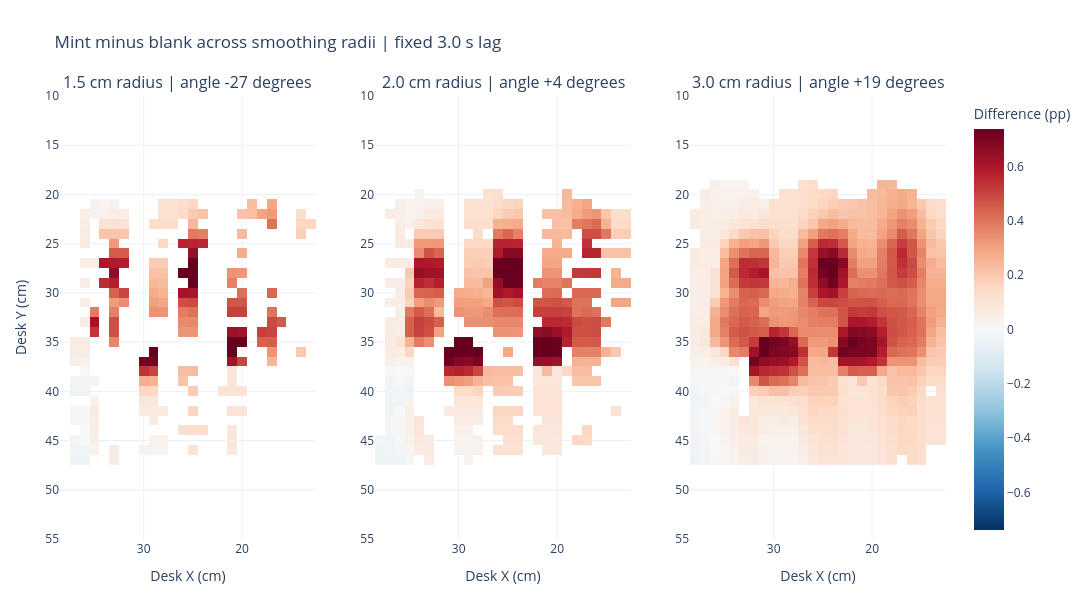

Notebook source saved alongside this figure:
### Markdown cell above
### 4. Smoothing sensitivity

The direct subtraction is recalculated at 1.5, 2.0, and 3.0 cm radii. A smaller radius leaves more missing cells but makes fewer assumptions between measurements. Orientation uses the response-weighted principal axis of the strongest positive quarter of each difference map; 0 degrees is horizontal along Desk X and 90 degrees is vertical.

### Code cell
def smooth_response_grid(points, radius_cm):
    sigma_cm = radius_cm * SMOOTH_SIGMA_CM / SMOOTH_RADIUS_CM
    grid = []
    for gy in GRID_Y:
        grid_row = []
        for gx in GRID_X:
            nearby = []
            for point in points:
                distance_sq = (point['x'] - gx) ** 2 + (point['y'] - gy) ** 2
                if distance_sq <= radius_cm ** 2:
                    nearby.append((math.exp(-distance_sq / (2 * sigma_cm ** 2)), point['response']))
            grid_row.append(None if len(nearby) < 2 else sum(weight * value for weight, value in nearby) / sum(weight for weight, _ in nearby))
        grid.append(grid_row)
    return grid

def paired_difference(rows_blank, rows_mint, radius_cm):
    blank = smooth_response_grid(rows_blank, radius_cm)
    mint = smooth_response_grid(rows_mint, radius_cm)
    difference = []
    for blank_row, mint_row in zip(blank, mint):
        difference.append([
            None if blank_value is None or mint_value is None else mint_value - blank_value
            for blank_value, mint_value in zip(blank_row, mint_row)
        ])
    return difference

def hotspot_orientation(grid):
    positive = [value for row in grid for value in row if value is not None and value > 0]
    if len(positive) < 4:
        return {'angle': float('nan'), 'elongation': float('nan'), 'cells': len(positive), 'center_x': float('nan'), 'center_y': float('nan')}
    threshold = percentile(positive, 0.75)
    points = []
    for gy, row in zip(GRID_Y, grid):
        for gx, value in zip(GRID_X, row):
            if value is not None and value >= threshold:
                points.append((gx, gy, max(value - threshold, 1e-9)))
    weight_sum = sum(weight for _, _, weight in points)
    mean_x = sum(x * weight for x, _, weight in points) / weight_sum
    mean_y = sum(y * weight for _, y, weight in points) / weight_sum
    covariance_xx = sum(weight * (x - mean_x) ** 2 for x, _, weight in points) / weight_sum
    covariance_yy = sum(weight * (y - mean_y) ** 2 for _, y, weight in points) / weight_sum
    covariance_xy = sum(weight * (x - mean_x) * (y - mean_y) for x, y, weight in points) / weight_sum
    angle = math.degrees(0.5 * math.atan2(2 * covariance_xy, covariance_xx - covariance_yy))
    if angle > 90:
        angle -= 180
    if angle <= -90:
        angle += 180
    trace = covariance_xx + covariance_yy
    spread = math.sqrt(max(0, ((covariance_xx - covariance_yy) / 2) ** 2 + covariance_xy ** 2))
    major = trace / 2 + spread
    minor = trace / 2 - spread
    elongation = math.sqrt(major / minor) if minor > 0 else float('inf')
    return {'angle': angle, 'elongation': elongation, 'cells': len(points), 'center_x': mean_x, 'center_y': mean_y}

SMOOTHING_RADII = (1.5, 2.0, 3.0)
smoothing_grids = {radius: paired_difference(diagnostic_rows['Blank'], diagnostic_rows['Mint'], radius) for radius in SMOOTHING_RADII}
smoothing_metrics = {}
all_smoothing_values = []
for radius, grid in smoothing_grids.items():
    values = [value for row in grid for value in row if value is not None]
    all_smoothing_values.extend(values)
    smoothing_metrics[radius] = {
        **hotspot_orientation(grid), 'supported': len(values),
        'positive_fraction': sum(value > 0 for value in values) / len(values),
        'median': statistics.median(values),
    }
smoothing_limit = percentile([abs(value) for value in all_smoothing_values], 0.98)
fig_smoothing = make_subplots(rows=1, cols=3, subplot_titles=[
    f'{radius:.1f} cm radius | angle {smoothing_metrics[radius]["angle"]:+.0f} degrees' for radius in SMOOTHING_RADII
])
for column, radius in enumerate(SMOOTHING_RADII, start=1):
    fig_smoothing.add_trace(go.Heatmap(
        x=GRID_X, y=GRID_Y, z=smoothing_grids[radius], coloraxis='coloraxis',
        hovertemplate='X %{x:.1f} cm<br>Y %{y:.1f} cm<br>Mint - blank %{z:+.3f} pp<extra></extra>',
    ), row=1, col=column)
    fig_smoothing.update_xaxes(title_text='Desk X (cm)', autorange='reversed', row=1, col=column)
fig_smoothing.update_yaxes(title_text='Desk Y (cm)', autorange='reversed', scaleanchor='x', scaleratio=1, row=1, col=1)
fig_smoothing.update_yaxes(autorange='reversed', scaleanchor='x2', scaleratio=1, row=1, col=2)
fig_smoothing.update_yaxes(autorange='reversed', scaleanchor='x3', scaleratio=1, row=1, col=3)
fig_smoothing.update_layout(
    title='Mint minus blank across smoothing radii | fixed 3.0 s lag', width=1450, height=600, template='plotly_white',
    coloraxis=dict(colorscale='RdBu_r', cmin=-smoothing_limit, cmax=smoothing_limit, colorbar=dict(title='Difference (pp)')),
    margin=dict(l=60, r=145, t=95, b=60),
)
fig_smoothing.show()
display(Markdown('| Radius | Supported cells | Positive | Median difference | Hotspot center X, Y | Hotspot angle | Elongation |\n|---:|---:|---:|---:|---:|---:|---:|\n' + '\n'.join(
    f"| {radius:.1f} cm | {metrics['supported']} | {100 * metrics['positive_fraction']:.1f}% | {metrics['median']:.3f} pp | {metrics['center_x']:.1f}, {metrics['center_y']:.1f} cm | {metrics['angle']:+.1f} deg | {metrics['elongation']:.2f}x |"
    for radius, metrics in smoothing_metrics.items()
)))

### Figure 1 — Plotly figure (JSON) as saved in the notebook; plotly's stock layout.template omitted (floating-point values rounded to 4 significant figures; data arrays with more than 128 entries replaced by an {"elided": "..."} marker saying what was removed)
{"data": [{"coloraxis": "coloraxis", "hovertemplate": "X %{x:.1f} cm<br>Y %{y:.1f} cm<br>Mint - blank %{z:+.3f} pp<extra></extra>", "type": "heatmap", "x": [13.0, 14.0, 15.0, 16.0, 17.0, 18.0, 19.0, 20.0, 21.0, 22.0, 23.0, 24.0, 25.0, 26.0, 27.0, 28.0, 29.0, 30.0, 31.0, 32.0, 33.0, 34.0, 35.0, 36.0, 37.0, 38.0], "xaxis": "x", "y": [18.0, 19.0, 20.0, 21.0, 22.0, 23.0, 24.0, 25.0, 26.0, 27.0, 28.0, 29.0, 30.0, 31.0, 32.0, 33.0, 34.0, 35.0, 36.0, 37.0, 38.0, 39.0, 40.0, 41.0, 42.0, 43.0, 44.0, 45.0, 46.0, 47.0], "yaxis": "y", "z": {"elided": "30x26 float values"}}, {"coloraxis": "coloraxis", "hovertemplate": "X %{x:.1f} cm<br>Y %{y:.1f} cm<br>Mint - blank %{z:+.3f} pp<extra></extra>", "type": "heatmap", "x": [13.0, 14.0, 15.0, 16.0, 17.0, 18.0, 19.0, 20.0, 21.0, 22.0, 23.0, 24.0, 25.0, 26.0, 27.0, 28.0, 29.0, 30.0, 31.0, 32.0, 33.0, 34.0, 35.0, 36.0, 37.0, 38.0], "xaxis": "x2", "y": [18.0, 19.0, 20.0, 21.0, 22.0, 23.0, 24.0, 25.0, 26.0, 27.0, 28.0, 29.0, 30.0, 31.0, 32.0, 33.0, 34.0, 35.0, 36.0, 37.0, 38.0, 39.0, 40.0, 41.0, 42.0, 43.0, 44.0, 45.0, 46.0, 47.0], "yaxis": "y2", "z": {"elided": "30x26 float values"}}, {"coloraxis": "coloraxis", "hovertemplate": "X %{x:.1f} cm<br>Y %{y:.1f} cm<br>Mint - blank %{z:+.3f} pp<extra></extra>", "type": "heatmap", "x": [13.0, 14.0, 15.0, 16.0, 17.0, 18.0, 19.0, 20.0, 21.0, 22.0, 23.0, 24.0, 25.0, 26.0, 27.0, 28.0, 29.0, 30.0, 31.0, 32.0, 33.0, 34.0, 35.0, 36.0, 37.0, 38.0], "xaxis": "x3", "y": [18.0, 19.0, 20.0, 21.0, 22.0, 23.0, 24.0, 25.0, 26.0, 27.0, 28.0, 29.0, 30.0, 31.0, 32.0, 33.0, 34.0, 35.0, 36.0, 37.0, 38.0, 39.0, 40.0, 41.0, 42.0, 43.0, 44.0, 45.0, 46.0, 47.0], "yaxis": "y3", "z": {"elided": "30x26 float values"}}], "layout": {"annotations": [{"font": {"size": 16}, "showarrow": false, "text": "1.5 cm radius | angle -27 degrees", "x": 0.1444, "xanchor": "center", "xref": "paper", "y": 1.0, "yanchor": "bottom", "yref": "paper"}, {"font": {"size": 16}, "showarrow": false, "text": "2.0 cm radius | angle +4 degrees", "x": 0.5, "xanchor": "center", "xref": "paper", "y": 1.0, "yanchor": "bottom", "yref": "paper"}, {"font": {"size": 16}, "showarrow": false, "text": "3.0 cm radius | angle +19 degrees", "x": 0.8556, "xanchor": "center", "xref": "paper", "y": 1.0, "yanchor": "bottom", "yref": "paper"}], "coloraxis": {"cmax": 0.7374, "cmin": -0.7374, "colorbar": {"title": {"text": "Difference (pp)"}}, "colorscale": [[0.0, "rgb(5,48,97)"], [0.1, "rgb(33,102,172)"], [0.2, "rgb(67,147,195)"], [0.3, "rgb(146,197,222)"], [0.4, "rgb(209,229,240)"], [0.5, "rgb(247,247,247)"], [0.6, "rgb(253,219,199)"], [0.7, "rgb(244,165,130)"], [0.8, "rgb(214,96,77)"], [0.9, "rgb(178,24,43)"], [1.0, "rgb(103,0,31)"]]}, "height": 600, "margin": {"b": 60, "l": 60, "r": 145, "t": 95}, "title": {"text": "Mint minus blank across smoothing radii | fixed 3.0 s lag"}, "width": 1450, "xaxis": {"anchor": "y", "autorange": "reversed", "domain": [0.0, 0.2889], "title": {"text": "Desk X (cm)"}}, "xaxis2": {"anchor": "y2", "autorange": "reversed", "domain": [0.3556, 0.6444], "title": {"text": "Desk X (cm)"}}, "xaxis3": {"anchor": "y3", "autorange": "reversed", "domain": [0.7111, 1.0], "title": {"text": "Desk X (cm)"}}, "yaxis": {"anchor": "x", "autorange": "reversed", "domain": [0.0, 1.0], "scaleanchor": "x", "scaleratio": 1, "title": {"text": "Desk Y (cm)"}}, "yaxis2": {"anchor": "x2", "autorange": "reversed", "domain": [0.0, 1.0], "scaleanchor": "x2", "scaleratio": 1}, "yaxis3": {"anchor": "x3", "autorange": "reversed", "domain": [0.0, 1.0], "scaleanchor": "x3", "scaleratio": 1}}}
